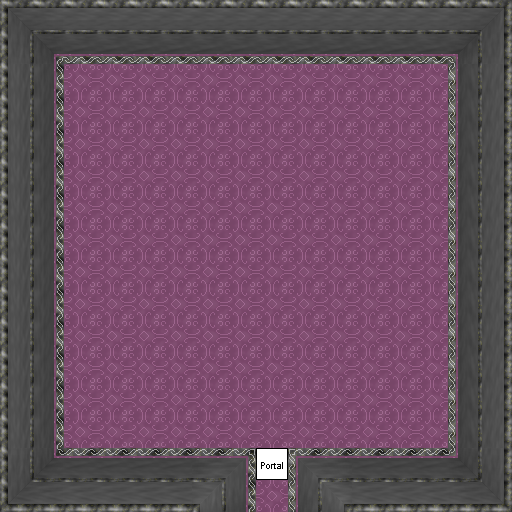

Tiled map render using the project's own tile images. Description and the map definition, with tile-layer contents summarised, below:
An orthogonal 16x16 tile map with 32x32 px tiles, 6 tile layers (0_floor, 1_terrain, 2_object, 3_roof, ...), 2 hidden layers not drawn, 4 tilesets.

<map version="1.2" tiledversion="1.3.0" orientation="orthogonal" renderorder="right-down" compressionlevel="0" width="16" height="16" tilewidth="32" tileheight="32" infinite="0" nextlayerid="9" nextobjectid="1">
 <tileset firstgid="1" name="logic/collision" tilewidth="32" tileheight="32" tilecount="1" columns="1">
  <image source="../../tileset/logic/collision.png" width="32" height="32" />
 </tileset>
 <tileset firstgid="2" name="int_grey" tilewidth="32" tileheight="32" tilecount="121" columns="11">
  <image source="../../tileset/building/wall/int_grey.png" width="352" height="352" />
 </tileset>
 <tileset firstgid="123" name="floor" tilewidth="32" tileheight="32" tilecount="3" columns="3">
  <image source="../../tileset/ground/indoor/floor.png" width="96" height="32" />
 </tileset>
 <tileset firstgid="126" name="logic/portal" tilewidth="32" tileheight="32" tilecount="24" columns="8">
  <image source="../../tileset/logic/portal.png" width="256" height="96" />
 </tileset>
 <layer id="1" name="0_floor" width="16" height="16">
  <data>[256 cells, 256 non-empty, 1 distinct tile ids]</data>
 </layer>
 <layer id="2" name="1_terrain" width="16" height="16">
  <data>[256 cells, 110 non-empty, 32 distinct tile ids]</data>
 </layer>
 <layer id="3" name="2_object" width="16" height="16">
  <data>[256 cells, 0 non-empty, 0 distinct tile ids]</data>
 </layer>
 <layer id="4" name="3_roof" width="16" height="16">
  <data>[256 cells, 0 non-empty, 0 distinct tile ids]</data>
 </layer>
 <layer id="5" name="4_roof_add" width="16" height="16">
  <data>[256 cells, 0 non-empty, 0 distinct tile ids]</data>
 </layer>
 <layer id="6" name="objects" width="16" height="16">
  <data>[256 cells, 1 non-empty, 1 distinct tile ids]</data>
 </layer>
 <layer id="7" name="collision" width="16" height="16" visible="0" opacity="0.24">
  <data>[256 cells, 111 non-empty, 1 distinct tile ids]</data>
 </layer>
 <layer id="8" name="protection" width="16" height="16" visible="0" opacity="0.24">
  <data>[256 cells, 0 non-empty, 0 distinct tile ids]</data>
 </layer>
</map>
